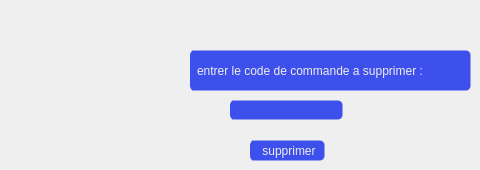
      <widget class="QWidget" name="tab_3">
       <attribute name="title">
        <string>supprimer</string>
       </attribute>
       <widget class="QLabel" name="label_6">
        <property name="geometry">
         <rect>
          <x>190</x>
          <y>50</y>
          <width>281</width>
          <height>41</height>
         </rect>
        </property>
        <property name="styleSheet">
         <string notr="true">QLabel {
background-image: url(C:/Users/HP/Documents/Health-application/icons/16x16/cil-folder-open.png);
	background-position: left center;

    background-repeat: no-repeat;

	border: 1px solid transparent;
color:rgb(238, 238, 238);
	border-radius: 5px;	
	background-color:#3d50eb;
border-left:4px solid #3d50eb;

}
QLabel:hover {
color:rgb(255, 255, 255);
		background-color: rgb(63, 84, 244);
}
QLabel:pressed {	
	border: 2px solid rgb(55, 74, 214) ;
}</string>
        </property>
        <property name="text">
         <string>entrer le code de commande a supprimer :</string>
        </property>
       </widget>
       <widget class="QLineEdit" name="lineEdit_6">
        <property name="geometry">
         <rect>
          <x>230</x>
          <y>100</y>
          <width>113</width>
          <height>20</height>
         </rect>
        </property>
        <property name="styleSheet">
         <string notr="true">QLineEdit {
background-image: url(C:/Users/HP/Documents/Health-application/icons/16x16/cil-folder-open.png);
	background-position: left center;

    background-repeat: no-repeat;

	border: 1px solid transparent;
color:rgb(238, 238, 238);
	border-radius: 5px;	
	background-color:#3d50eb;
border-left:4px solid #3d50eb;

}
QLineEdit:hover {
color:rgb(255, 255, 255);
		background-color: rgb(63, 84, 244);
}
QLineEdit:pressed {	
	border: 2px solid rgb(55, 74, 214) ;
}</string>
        </property>
       </widget>
       <widget class="QPushButton" name="pushButton_6">
        <property name="geometry">
         <rect>
          <x>250</x>
          <y>140</y>
          <width>75</width>
          <height>21</height>
         </rect>
        </property>
        <property name="styleSheet">
         <string notr="true">QPushButton {
background-image: url(C:/Users/HP/Documents/Health-application/icons/16x16/cil-folder-open.png);
	background-position: left center;

    background-repeat: no-repeat;

	border: 1px solid transparent;
color:rgb(238, 238, 238);
	border-radius: 5px;	
	background-color:#3d50eb;
border-left:4px solid #3d50eb;

}
QPushButton:hover {
color:rgb(255, 255, 255);
		background-color: rgb(63, 84, 244);
}
QPushButton:pressed {	
	border: 2px solid rgb(55, 74, 214) ;
}</string>
        </property>
        <property name="text">
         <string>supprimer</string>
        </property>
       </widget>
      </widget>
